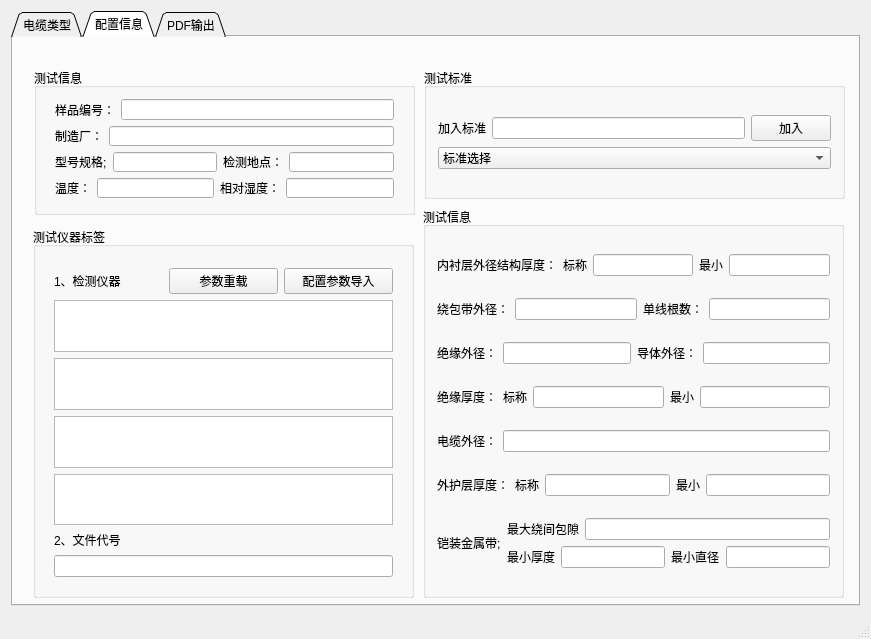
<?xml version="1.0" encoding="UTF-8"?>
<ui version="4.0">
 <class>OutputExcelClass</class>
 <widget class="QMainWindow" name="OutputExcelClass">
  <property name="geometry">
   <rect>
    <x>0</x>
    <y>0</y>
    <width>871</width>
    <height>639</height>
   </rect>
  </property>
  <property name="focusPolicy">
   <enum>Qt::NoFocus</enum>
  </property>
  <property name="contextMenuPolicy">
   <enum>Qt::NoContextMenu</enum>
  </property>
  <property name="windowTitle">
   <string>OutputExcel</string>
  </property>
  <widget class="QWidget" name="centralWidget">
   <layout class="QHBoxLayout" name="horizontalLayout">
    <item>
     <widget class="QTabWidget" name="tabWidget">
      <property name="tabShape">
       <enum>QTabWidget::Triangular</enum>
      </property>
      <property name="currentIndex">
       <number>1</number>
      </property>
      <property name="elideMode">
       <enum>Qt::ElideNone</enum>
      </property>
      <widget class="QWidget" name="tab_3">
       <attribute name="title">
        <string>电缆类型</string>
       </attribute>
       <widget class="QWidget" name="layoutWidget">
        <property name="geometry">
         <rect>
          <x>250</x>
          <y>20</y>
          <width>431</width>
          <height>511</height>
         </rect>
        </property>
        <layout class="QVBoxLayout" name="verticalLayout">
         <item>
          <widget class="QCheckBox" name="checkBox">
           <property name="font">
            <font>
             <family>宋体</family>
             <pointsize>12</pointsize>
            </font>
           </property>
           <property name="text">
            <string>低压电缆</string>
           </property>
          </widget>
         </item>
         <item>
          <widget class="QCheckBox" name="checkBox_2">
           <property name="font">
            <font>
             <family>宋体</family>
             <pointsize>12</pointsize>
            </font>
           </property>
           <property name="text">
            <string>中压电缆</string>
           </property>
          </widget>
         </item>
         <item>
          <widget class="QCheckBox" name="checkBox_3">
           <property name="font">
            <font>
             <family>宋体</family>
             <pointsize>12</pointsize>
            </font>
           </property>
           <property name="text">
            <string>高压电缆</string>
           </property>
          </widget>
         </item>
         <item>
          <widget class="QCheckBox" name="checkBox_4">
           <property name="font">
            <font>
             <family>宋体</family>
             <pointsize>12</pointsize>
            </font>
           </property>
           <property name="text">
            <string>控制电缆</string>
           </property>
          </widget>
         </item>
         <item>
          <widget class="QCheckBox" name="checkBox_5">
           <property name="font">
            <font>
             <family>宋体</family>
             <pointsize>12</pointsize>
            </font>
           </property>
           <property name="text">
            <string>架空电缆</string>
           </property>
          </widget>
         </item>
         <item>
          <widget class="QCheckBox" name="checkBox_6">
           <property name="font">
            <font>
             <family>宋体</family>
             <pointsize>12</pointsize>
            </font>
           </property>
           <property name="text">
            <string>海缆</string>
           </property>
          </widget>
         </item>
        </layout>
       </widget>
      </widget>
      <widget class="QWidget" name="tab_2">
       <attribute name="title">
        <string>配置信息</string>
       </attribute>
       <widget class="QGroupBox" name="groupBox_3">
        <property name="geometry">
         <rect>
          <x>411</x>
          <y>31</y>
          <width>421</width>
          <height>131</height>
         </rect>
        </property>
        <property name="title">
         <string>测试标准</string>
        </property>
        <layout class="QVBoxLayout" name="verticalLayout_10">
         <item>
          <layout class="QVBoxLayout" name="verticalLayout_9">
           <item>
            <layout class="QHBoxLayout" name="horizontalLayout_8">
             <item>
              <widget class="QLabel" name="label_9">
               <property name="text">
                <string>加入标准</string>
               </property>
              </widget>
             </item>
             <item>
              <widget class="QLineEdit" name="lineEdit_11"/>
             </item>
             <item>
              <widget class="QPushButton" name="pushButton">
               <property name="text">
                <string>加入</string>
               </property>
              </widget>
             </item>
            </layout>
           </item>
           <item>
            <widget class="QComboBox" name="GB_comboBox">
             <item>
              <property name="text">
               <string>标准选择</string>
              </property>
             </item>
            </widget>
           </item>
          </layout>
         </item>
        </layout>
       </widget>
       <widget class="QGroupBox" name="groupBox_4">
        <property name="geometry">
         <rect>
          <x>410</x>
          <y>170</y>
          <width>421</width>
          <height>391</height>
         </rect>
        </property>
        <property name="title">
         <string>测试信息</string>
        </property>
        <layout class="QHBoxLayout" name="horizontalLayout_19">
         <item>
          <layout class="QVBoxLayout" name="verticalLayout_6">
           <item>
            <layout class="QHBoxLayout" name="horizontalLayout_13">
             <item>
              <widget class="QLabel" name="label_12">
               <property name="text">
                <string>内衬层外径结构厚度：</string>
               </property>
              </widget>
             </item>
             <item>
              <widget class="QLabel" name="label_20">
               <property name="text">
                <string>标称</string>
               </property>
              </widget>
             </item>
             <item>
              <widget class="QLineEdit" name="lineEdit_20"/>
             </item>
             <item>
              <widget class="QLabel" name="label_19">
               <property name="text">
                <string>最小</string>
               </property>
              </widget>
             </item>
             <item>
              <widget class="QLineEdit" name="lineEdit_21">
               <property name="text">
                <string/>
               </property>
              </widget>
             </item>
            </layout>
           </item>
           <item>
            <layout class="QHBoxLayout" name="horizontalLayout_15">
             <item>
              <widget class="QLabel" name="label_24">
               <property name="text">
                <string>绕包带外径：</string>
               </property>
              </widget>
             </item>
             <item>
              <widget class="QLineEdit" name="lineEdit_15"/>
             </item>
             <item>
              <widget class="QLabel" name="label_13">
               <property name="text">
                <string>单线根数：</string>
               </property>
              </widget>
             </item>
             <item>
              <widget class="QLineEdit" name="lineEdit_16"/>
             </item>
            </layout>
           </item>
           <item>
            <layout class="QHBoxLayout" name="horizontalLayout_16">
             <item>
              <widget class="QLabel" name="label_25">
               <property name="text">
                <string>绝缘外径：</string>
               </property>
              </widget>
             </item>
             <item>
              <widget class="QLineEdit" name="lineEdit_24"/>
             </item>
             <item>
              <widget class="QLabel" name="label_26">
               <property name="text">
                <string>导体外径：</string>
               </property>
              </widget>
             </item>
             <item>
              <widget class="QLineEdit" name="lineEdit_25"/>
             </item>
            </layout>
           </item>
           <item>
            <layout class="QHBoxLayout" name="horizontalLayout_14">
             <item>
              <widget class="QLabel" name="label_21">
               <property name="text">
                <string>绝缘厚度：</string>
               </property>
              </widget>
             </item>
             <item>
              <widget class="QLabel" name="label_22">
               <property name="text">
                <string>标称</string>
               </property>
              </widget>
             </item>
             <item>
              <widget class="QLineEdit" name="lineEdit_22"/>
             </item>
             <item>
              <widget class="QLabel" name="label_23">
               <property name="text">
                <string>最小</string>
               </property>
              </widget>
             </item>
             <item>
              <widget class="QLineEdit" name="lineEdit_23">
               <property name="text">
                <string/>
               </property>
              </widget>
             </item>
            </layout>
           </item>
           <item>
            <layout class="QHBoxLayout" name="horizontalLayout_17">
             <item>
              <widget class="QLabel" name="label_8">
               <property name="text">
                <string>电缆外径：</string>
               </property>
              </widget>
             </item>
             <item>
              <widget class="QLineEdit" name="lineEdit_12"/>
             </item>
            </layout>
           </item>
           <item>
            <layout class="QHBoxLayout" name="horizontalLayout_9">
             <item>
              <widget class="QLabel" name="label_10">
               <property name="text">
                <string>外护层厚度：</string>
               </property>
              </widget>
             </item>
             <item>
              <widget class="QLabel" name="label_14">
               <property name="text">
                <string>标称</string>
               </property>
              </widget>
             </item>
             <item>
              <widget class="QLineEdit" name="lineEdit_13"/>
             </item>
             <item>
              <widget class="QLabel" name="label_15">
               <property name="text">
                <string>最小</string>
               </property>
              </widget>
             </item>
             <item>
              <widget class="QLineEdit" name="lineEdit_17">
               <property name="text">
                <string/>
               </property>
              </widget>
             </item>
            </layout>
           </item>
           <item>
            <layout class="QHBoxLayout" name="horizontalLayout_12">
             <item>
              <widget class="QLabel" name="label_11">
               <property name="text">
                <string>铠装金属带;</string>
               </property>
              </widget>
             </item>
             <item>
              <layout class="QVBoxLayout" name="verticalLayout_11">
               <item>
                <layout class="QHBoxLayout" name="horizontalLayout_11">
                 <item>
                  <widget class="QLabel" name="label_18">
                   <property name="text">
                    <string>最大绕间包隙</string>
                   </property>
                  </widget>
                 </item>
                 <item>
                  <widget class="QLineEdit" name="lineEdit_14"/>
                 </item>
                </layout>
               </item>
               <item>
                <layout class="QHBoxLayout" name="horizontalLayout_10">
                 <item>
                  <widget class="QLabel" name="label_16">
                   <property name="text">
                    <string>最小厚度</string>
                   </property>
                  </widget>
                 </item>
                 <item>
                  <widget class="QLineEdit" name="lineEdit_18"/>
                 </item>
                 <item>
                  <widget class="QLabel" name="label_17">
                   <property name="text">
                    <string>最小直径</string>
                   </property>
                  </widget>
                 </item>
                 <item>
                  <widget class="QLineEdit" name="lineEdit_19"/>
                 </item>
                </layout>
               </item>
              </layout>
             </item>
            </layout>
           </item>
          </layout>
         </item>
        </layout>
       </widget>
       <widget class="QGroupBox" name="groupBox">
        <property name="geometry">
         <rect>
          <x>21</x>
          <y>31</y>
          <width>381</width>
          <height>147</height>
         </rect>
        </property>
        <property name="title">
         <string>测试信息</string>
        </property>
        <widget class="QWidget" name="layoutWidget">
         <property name="geometry">
          <rect>
           <x>10</x>
           <y>20</y>
           <width>361</width>
           <height>121</height>
          </rect>
         </property>
         <layout class="QVBoxLayout" name="verticalLayout_2">
          <item>
           <layout class="QHBoxLayout" name="horizontalLayout_2">
            <item>
             <widget class="QLabel" name="label">
              <property name="text">
               <string>样品编号：</string>
              </property>
             </widget>
            </item>
            <item>
             <widget class="QLineEdit" name="lineEdit_2"/>
            </item>
           </layout>
          </item>
          <item>
           <layout class="QHBoxLayout" name="horizontalLayout_3">
            <item>
             <widget class="QLabel" name="label_2">
              <property name="text">
               <string>制造厂：</string>
              </property>
             </widget>
            </item>
            <item>
             <widget class="QLineEdit" name="lineEdit_6"/>
            </item>
           </layout>
          </item>
          <item>
           <layout class="QHBoxLayout" name="horizontalLayout_4">
            <item>
             <widget class="QLabel" name="label_3">
              <property name="text">
               <string>型号规格;</string>
              </property>
             </widget>
            </item>
            <item>
             <widget class="QLineEdit" name="lineEdit_7"/>
            </item>
            <item>
             <widget class="QLabel" name="label_27">
              <property name="text">
               <string>检测地点：</string>
              </property>
             </widget>
            </item>
            <item>
             <widget class="QLineEdit" name="lineEdit_26"/>
            </item>
           </layout>
          </item>
          <item>
           <layout class="QHBoxLayout" name="horizontalLayout_7">
            <item>
             <layout class="QHBoxLayout" name="horizontalLayout_5">
              <item>
               <widget class="QLabel" name="label_4">
                <property name="text">
                 <string>温度：</string>
                </property>
               </widget>
              </item>
              <item>
               <widget class="QLineEdit" name="lineEdit_8"/>
              </item>
             </layout>
            </item>
            <item>
             <layout class="QHBoxLayout" name="horizontalLayout_6">
              <item>
               <widget class="QLabel" name="label_5">
                <property name="text">
                 <string>相对湿度：</string>
                </property>
               </widget>
              </item>
              <item>
               <widget class="QLineEdit" name="lineEdit_9"/>
              </item>
             </layout>
            </item>
           </layout>
          </item>
         </layout>
        </widget>
       </widget>
       <widget class="QGroupBox" name="groupBox_2">
        <property name="geometry">
         <rect>
          <x>20</x>
          <y>190</y>
          <width>381</width>
          <height>371</height>
         </rect>
        </property>
        <property name="title">
         <string>测试仪器标签</string>
        </property>
        <widget class="QWidget" name="layoutWidget">
         <property name="geometry">
          <rect>
           <x>10</x>
           <y>30</y>
           <width>361</width>
           <height>331</height>
          </rect>
         </property>
         <layout class="QVBoxLayout" name="verticalLayout_8">
          <item>
           <layout class="QHBoxLayout" name="horizontalLayout_20">
            <item>
             <widget class="QLabel" name="label_6">
              <property name="text">
               <string>1、检测仪器</string>
              </property>
             </widget>
            </item>
            <item>
             <widget class="QPushButton" name="BnOverLoad">
              <property name="text">
               <string>参数重载</string>
              </property>
             </widget>
            </item>
            <item>
             <widget class="QPushButton" name="BnConfigJion">
              <property name="text">
               <string>配置参数导入</string>
              </property>
             </widget>
            </item>
           </layout>
          </item>
          <item>
           <layout class="QVBoxLayout" name="verticalLayout_7">
            <item>
             <layout class="QVBoxLayout" name="verticalLayout_3">
              <item>
               <widget class="QTextEdit" name="textEdit">
                <property name="enabled">
                 <bool>true</bool>
                </property>
               </widget>
              </item>
              <item>
               <widget class="QTextEdit" name="textEdit_2">
                <property name="enabled">
                 <bool>true</bool>
                </property>
               </widget>
              </item>
              <item>
               <widget class="QTextEdit" name="textEdit_3">
                <property name="enabled">
                 <bool>true</bool>
                </property>
               </widget>
              </item>
              <item>
               <widget class="QTextEdit" name="textEdit_4">
                <property name="enabled">
                 <bool>true</bool>
                </property>
               </widget>
              </item>
             </layout>
            </item>
            <item>
             <layout class="QVBoxLayout" name="verticalLayout_4">
              <item>
               <widget class="QLabel" name="label_7">
                <property name="text">
                 <string>2、文件代号</string>
                </property>
               </widget>
              </item>
              <item>
               <widget class="QLineEdit" name="lineEdit_10"/>
              </item>
             </layout>
            </item>
           </layout>
          </item>
         </layout>
        </widget>
       </widget>
      </widget>
      <widget class="QWidget" name="tab_4">
       <attribute name="title">
        <string>PDF输出</string>
       </attribute>
       <widget class="QWidget" name="layoutWidget">
        <property name="geometry">
         <rect>
          <x>300</x>
          <y>190</y>
          <width>211</width>
          <height>111</height>
         </rect>
        </property>
        <layout class="QHBoxLayout" name="horizontalLayout_18">
         <item>
          <widget class="QPushButton" name="BnCreatWord">
           <property name="text">
            <string>打印</string>
           </property>
          </widget>
         </item>
         <item>
          <layout class="QVBoxLayout" name="verticalLayout_5">
           <item>
            <widget class="QCheckBox" name="checkBox_7">
             <property name="text">
              <string>Word</string>
             </property>
            </widget>
           </item>
           <item>
            <widget class="QCheckBox" name="checkBox_8">
             <property name="text">
              <string>PDF</string>
             </property>
            </widget>
           </item>
          </layout>
         </item>
        </layout>
       </widget>
      </widget>
     </widget>
    </item>
   </layout>
  </widget>
  <widget class="QStatusBar" name="statusBar"/>
 </widget>
 <layoutdefault spacing="6" margin="11"/>
 <resources>
  <include location="OutputExcel.qrc"/>
 </resources>
 <connections/>
</ui>
